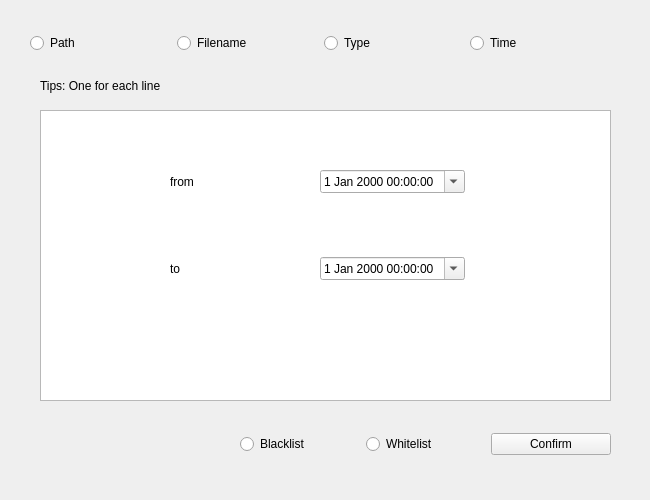
<?xml version="1.0" encoding="UTF-8"?>
<ui version="4.0">
 <class>Filterwidget</class>
 <widget class="QWidget" name="Filterwidget">
  <property name="geometry">
   <rect>
    <x>0</x>
    <y>0</y>
    <width>650</width>
    <height>500</height>
   </rect>
  </property>
  <property name="minimumSize">
   <size>
    <width>650</width>
    <height>500</height>
   </size>
  </property>
  <property name="maximumSize">
   <size>
    <width>650</width>
    <height>500</height>
   </size>
  </property>
  <property name="windowTitle">
   <string>Filter</string>
  </property>
  <widget class="QTextEdit" name="TextEdit">
   <property name="geometry">
    <rect>
     <x>40</x>
     <y>110</y>
     <width>571</width>
     <height>291</height>
    </rect>
   </property>
  </widget>
  <widget class="QLabel" name="TipsLabel">
   <property name="geometry">
    <rect>
     <x>40</x>
     <y>76</y>
     <width>191</width>
     <height>19</height>
    </rect>
   </property>
   <property name="text">
    <string>Tips: One for each line</string>
   </property>
  </widget>
  <widget class="QWidget" name="layoutWidget">
   <property name="geometry">
    <rect>
     <x>30</x>
     <y>30</y>
     <width>581</width>
     <height>27</height>
    </rect>
   </property>
   <layout class="QHBoxLayout" name="RBG1">
    <item>
     <widget class="QRadioButton" name="PathRB">
      <property name="text">
       <string>Path</string>
      </property>
     </widget>
    </item>
    <item>
     <widget class="QRadioButton" name="NameRB">
      <property name="text">
       <string>Filename</string>
      </property>
     </widget>
    </item>
    <item>
     <widget class="QRadioButton" name="TypeRB">
      <property name="text">
       <string>Type</string>
      </property>
     </widget>
    </item>
    <item>
     <widget class="QRadioButton" name="TimeRB">
      <property name="text">
       <string>Time</string>
      </property>
     </widget>
    </item>
   </layout>
  </widget>
  <widget class="QWidget" name="layoutWidget">
   <property name="geometry">
    <rect>
     <x>240</x>
     <y>430</y>
     <width>371</width>
     <height>29</height>
    </rect>
   </property>
   <layout class="QHBoxLayout" name="RBG2">
    <item>
     <widget class="QRadioButton" name="BlackRB">
      <property name="text">
       <string>Blacklist</string>
      </property>
     </widget>
    </item>
    <item>
     <widget class="QRadioButton" name="WhiteRB">
      <property name="text">
       <string>Whitelist</string>
      </property>
     </widget>
    </item>
    <item>
     <widget class="QPushButton" name="ConfirmButton">
      <property name="text">
       <string>Confirm</string>
      </property>
     </widget>
    </item>
   </layout>
  </widget>
  <widget class="QWidget" name="layoutWidget">
   <property name="geometry">
    <rect>
     <x>170</x>
     <y>170</y>
     <width>295</width>
     <height>110</height>
    </rect>
   </property>
   <layout class="QGridLayout" name="TimeLO">
    <item row="0" column="0">
     <widget class="QLabel" name="FromLabel">
      <property name="text">
       <string>from</string>
      </property>
     </widget>
    </item>
    <item row="0" column="1">
     <widget class="QDateTimeEdit" name="FromTime">
      <property name="currentSection">
       <enum>QDateTimeEdit::YearSection</enum>
      </property>
      <property name="calendarPopup">
       <bool>true</bool>
      </property>
      <property name="currentSectionIndex">
       <number>0</number>
      </property>
     </widget>
    </item>
    <item row="1" column="0">
     <spacer name="verticalSpacer_2">
      <property name="orientation">
       <enum>Qt::Vertical</enum>
      </property>
      <property name="sizeHint" stdset="0">
       <size>
        <width>20</width>
        <height>40</height>
       </size>
      </property>
     </spacer>
    </item>
    <item row="1" column="1">
     <spacer name="verticalSpacer">
      <property name="orientation">
       <enum>Qt::Vertical</enum>
      </property>
      <property name="sizeHint" stdset="0">
       <size>
        <width>20</width>
        <height>40</height>
       </size>
      </property>
     </spacer>
    </item>
    <item row="2" column="0">
     <widget class="QLabel" name="Tolabel">
      <property name="text">
       <string>to</string>
      </property>
     </widget>
    </item>
    <item row="2" column="1">
     <widget class="QDateTimeEdit" name="ToTime">
      <property name="calendarPopup">
       <bool>true</bool>
      </property>
     </widget>
    </item>
   </layout>
  </widget>
 </widget>
 <resources/>
 <connections/>
</ui>
